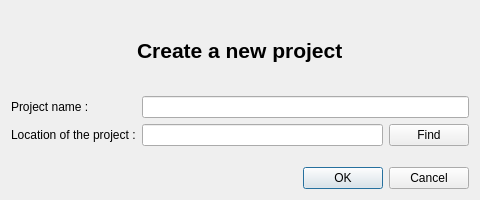
<?xml version="1.0" encoding="UTF-8"?>
<ui version="4.0">
 <class>DialogCreateProject</class>
 <widget class="QDialog" name="DialogCreateProject">
  <property name="windowModality">
   <enum>Qt::WindowModal</enum>
  </property>
  <property name="geometry">
   <rect>
    <x>0</x>
    <y>0</y>
    <width>480</width>
    <height>200</height>
   </rect>
  </property>
  <property name="sizePolicy">
   <sizepolicy hsizetype="Fixed" vsizetype="Fixed">
    <horstretch>0</horstretch>
    <verstretch>0</verstretch>
   </sizepolicy>
  </property>
  <property name="minimumSize">
   <size>
    <width>480</width>
    <height>200</height>
   </size>
  </property>
  <property name="maximumSize">
   <size>
    <width>480</width>
    <height>200</height>
   </size>
  </property>
  <property name="windowTitle">
   <string>Dialog</string>
  </property>
  <property name="modal">
   <bool>true</bool>
  </property>
  <layout class="QGridLayout" name="gridLayout_2">
   <item row="0" column="0">
    <layout class="QVBoxLayout" name="verticalLayout_2">
     <property name="sizeConstraint">
      <enum>QLayout::SetDefaultConstraint</enum>
     </property>
     <item>
      <layout class="QHBoxLayout" name="horizontalLayout">
       <item>
        <spacer name="horizontalSpacer">
         <property name="orientation">
          <enum>Qt::Horizontal</enum>
         </property>
         <property name="sizeHint" stdset="0">
          <size>
           <width>40</width>
           <height>20</height>
          </size>
         </property>
        </spacer>
       </item>
       <item>
        <widget class="QLabel" name="labelTitle">
         <property name="font">
          <font>
           <pointsize>16</pointsize>
           <weight>75</weight>
           <bold>true</bold>
          </font>
         </property>
         <property name="text">
          <string>Create a new project</string>
         </property>
        </widget>
       </item>
       <item>
        <spacer name="horizontalSpacer_2">
         <property name="orientation">
          <enum>Qt::Horizontal</enum>
         </property>
         <property name="sizeHint" stdset="0">
          <size>
           <width>40</width>
           <height>20</height>
          </size>
         </property>
        </spacer>
       </item>
      </layout>
     </item>
     <item>
      <layout class="QGridLayout" name="gridLayout" columnstretch="0,0,0">
       <item row="2" column="1">
        <widget class="QLineEdit" name="lineEditLocation"/>
       </item>
       <item row="1" column="0">
        <widget class="QLabel" name="labelName">
         <property name="text">
          <string>Project name :</string>
         </property>
        </widget>
       </item>
       <item row="2" column="0">
        <widget class="QLabel" name="labelLocation">
         <property name="text">
          <string>Location of the project :</string>
         </property>
        </widget>
       </item>
       <item row="2" column="2">
        <widget class="QPushButton" name="buttonFindLocation">
         <property name="text">
          <string>Find</string>
         </property>
        </widget>
       </item>
       <item row="1" column="1" colspan="2">
        <widget class="QLineEdit" name="lineEditName"/>
       </item>
      </layout>
     </item>
     <item>
      <spacer name="verticalSpacer">
       <property name="orientation">
        <enum>Qt::Vertical</enum>
       </property>
       <property name="sizeType">
        <enum>QSizePolicy::Fixed</enum>
       </property>
       <property name="sizeHint" stdset="0">
        <size>
         <width>20</width>
         <height>15</height>
        </size>
       </property>
      </spacer>
     </item>
     <item>
      <widget class="QDialogButtonBox" name="buttonBox">
       <property name="locale">
        <locale language="English" country="UnitedStates"/>
       </property>
       <property name="orientation">
        <enum>Qt::Horizontal</enum>
       </property>
       <property name="standardButtons">
        <set>QDialogButtonBox::Cancel|QDialogButtonBox::Ok</set>
       </property>
      </widget>
     </item>
    </layout>
   </item>
  </layout>
 </widget>
 <resources/>
 <connections/>
</ui>
